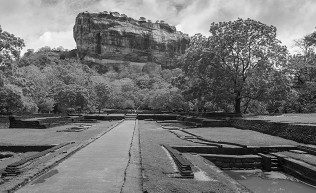
#> input picture Images/sigiriya.jpg, 316 x 193 px
$ jupyter execute --allow-errors 06-02-2023.ipynb
#> lines starting #> are read from the running program, lines starting #| are printed output that depends on the picture
[cell 1]
import cv2 as cv
import matplotlib.pyplot as  plt

im1 = cv.imread('Images/puppy.jpg',cv.IMREAD_REDUCED_GRAYSCALE_2)
#> (the rest of this cell did not finish here and is left out)

[cell 2]
import cv2 as cv
import numpy as np
import matplotlib.pyplot as  plt
im1 = cv.imread('Images/sigiriya.jpg',cv.IMREAD_REDUCED_GRAYSCALE_2)
#> im1 is the input picture: shape (193, 316); min 2, max 254, mean 114.9
assert im1 is not None

kernel = np.array([[-1,-2,-1],[0,0,0],[1,2,1]], np.float32)
im_x = cv.filter2D(im1.astype('float'), -1, kernel)
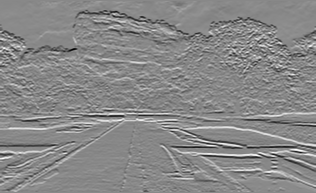
#> im_x: shape (193, 316) float64; min -720, max 622, mean -2.9; drawn with min black and max white
im_x = cv.normalize(im_x.astype('float'), None, 0, 255.0, cv.NORM_MINMAX)

fig, ax = plt.subplots(1,2, figsize=(10,20))
ax[0].imshow(im1,cmap='gray', vmin=0, vmax=255)
ax[0].set_title('Original')
ax[1].imshow(im_x, cmap='gray', vmin=0, vmax=255)
ax[0].set_title('Average filtered')
plt.show()
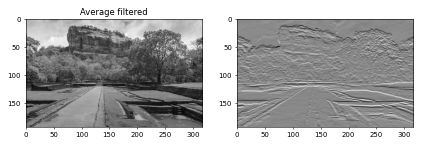
#> figure drawn by matplotlib, 2 panels

[cell 3]
#sobel vertical and horizontal

import cv2 as cv
import numpy as np
import matplotlib.pyplot as  plt
im1 = cv.imread('Images/sigiriya.jpg',cv.IMREAD_REDUCED_GRAYSCALE_2)
assert im1 is not None

solbel_h  = np.array([[-1,0,1],[-2,0,2],[-1,0,1]], np.float32)
im_x = cv.filter2D(im1.astype('float'), -1, solbel_h)
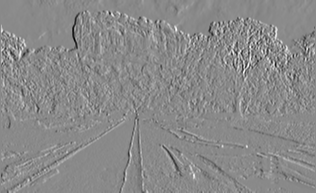
#> im_x: shape (193, 316) float64; min -706, max 599, mean -0.1; drawn with min black and max white
im_x = cv.normalize(im_x.astype('float'), None, 0, 255.0, cv.NORM_MINMAX)

solbel_v  = np.array([[-1,-2,-1],[0,0,0],[1,2,1]], np.float32)
im_y = cv.filter2D(im1.astype('float'), -1, solbel_v)
im_y = cv.normalize(im_y.astype('float'), None, 0, 255.0, cv.NORM_MINMAX)

fig, ax = plt.subplots(1,3, figsize=(10,20))
ax[0].imshow(im1,cmap='gray', vmin=0, vmax=255)
ax[0].set_title('Original')
ax[1].imshow(im_x, cmap='gray', vmin=0, vmax=255)
ax[1].set_title('Sobel Horizontal')
ax[2].imshow(im_y, cmap='gray', vmin=0, vmax=255)
ax[2].set_title('Sobel Vertical')
plt.show()
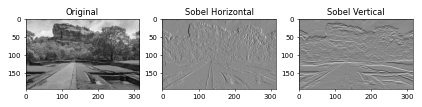
#> figure drawn by matplotlib, 3 panels

[cell 4]
#sharpening

import cv2 as cv
import numpy as np
import matplotlib.pyplot as  plt

im = cv.imread('Images/tiger.jpg',cv.IMREAD_REDUCED_GRAYSCALE_2)
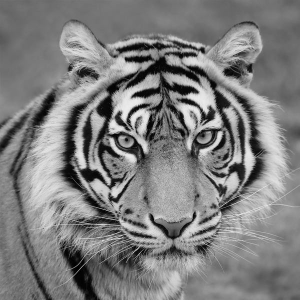
#> input picture Images/tiger.jpg, 300 x 300 px
#> im is the input picture: shape (300, 300); min 0, max 236, mean 126.3
assert im1 is not None

blurred = cv.blur(im,(11,11))
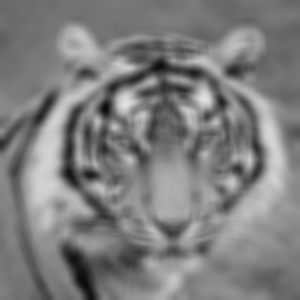
#> blurred: shape (300, 300); min 11, max 226, mean 126.3
hp = cv.subtract(im, blurred)
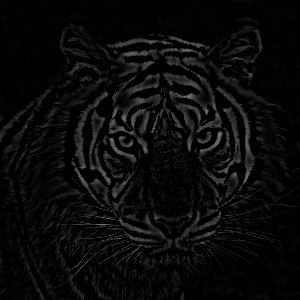
#> hp: shape (300, 300); min 0, max 122, mean 9.6
sharpened = cv.addWeighted(im,1.0,hp,1.5,0)
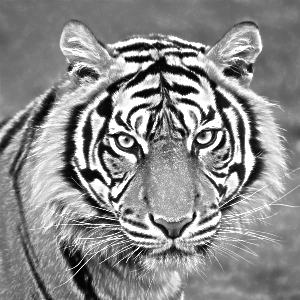
#> sharpened: shape (300, 300); min 0, max 255, mean 138.6

fig, ax = plt.subplots(1,4, figsize=(30,60))
ax[0].imshow(im,cmap='gray', vmin=0, vmax=255)
ax[0].set_title('Original')
ax[1].imshow(blurred, cmap='gray', vmin=0, vmax=255)
ax[1].set_title('Blurred')
ax[2].imshow(hp, cmap='gray', vmin=0, vmax=255)
ax[2].set_title('HP')
ax[3].imshow(sharpened, cmap='gray', vmin=0, vmax=255)
ax[3].set_title('Sharpened')
plt.show()

[cell 5]
#gaussian kernel

import cv2 as cv
import matplotlib.pyplot as  plt
from mpl_toolkits.mplot3d import Axes3D
from matplotlib import cm
from matplotlib.ticker import LinearLocator, FormatStrFormatter
import numpy as np

y, x = np.arange(-2, 2.1, 0.1), np.arange(-2, 2.1, 0.1)
Y, X = np.meshgrid(x,y)
sigma = 1.
g = np.exp(-(X**2 + Y**2)/(2*sigma**2))
#g/=g.sum()

fig = plt.figure(figsize=(10,10))
ax = fig.add_subplot(111, projection= '3d')
surf = ax.plot_surface(X, Y, g, cmap=cm.jet, linewidth=0, antialiased=True)
cset = ax.contourf(X, Y, g, zdir='z', offset=np.min(g) -1.5, cmap=cm.jet)
ax.set_zlim(np.min(g) -2, np.max(g))
plt.axis('off')
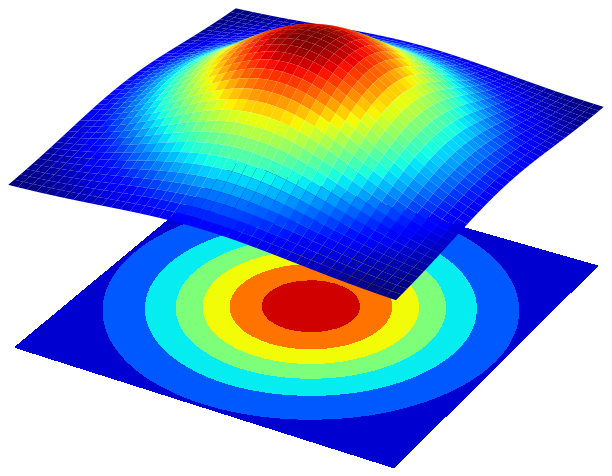
#> figure drawn by matplotlib, 1 panel
